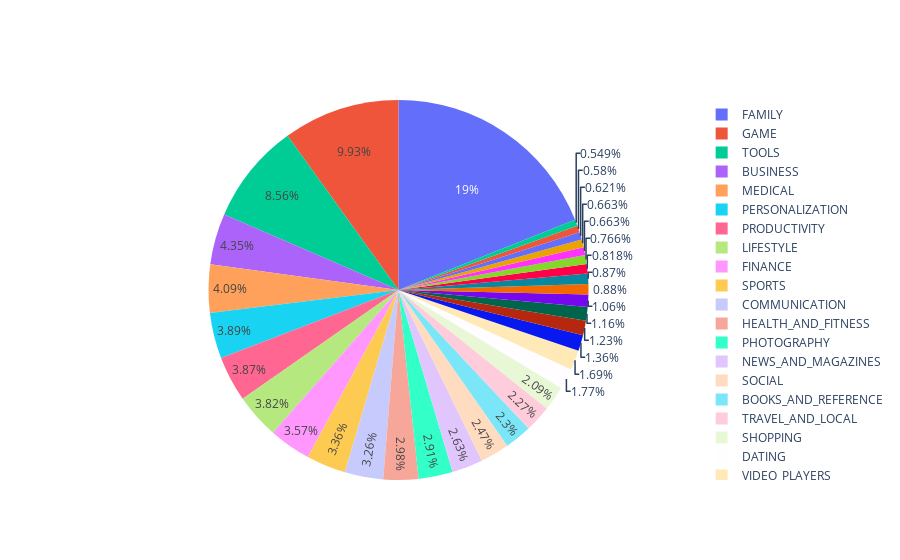

Notebook code for this chart:
### Markdown cell above
### Category breakdown

### Code cell
number_of_apps_in_category = df['Category'].value_counts().sort_values(ascending=True)

data = [go.Pie(
        labels = number_of_apps_in_category.index,
        values = number_of_apps_in_category.values,
        hoverinfo = 'label+value'
    
)]

plotly.offline.iplot(data, filename='active_category')

### Figure 1 — Plotly figure (JSON) as saved in the notebook; plotly's stock layout.template omitted (floating-point values rounded to 4 significant figures)
{"data": [{"hoverinfo": "label+value", "labels": ["BEAUTY", "COMICS", "PARENTING", "ART_AND_DESIGN", "EVENTS", "HOUSE_AND_HOME", "WEATHER", "LIBRARIES_AND_DEMO", "AUTO_AND_VEHICLES", "ENTERTAINMENT", "FOOD_AND_DRINK", "EDUCATION", "MAPS_AND_NAVIGATION", "VIDEO_PLAYERS", "DATING", "SHOPPING", "TRAVEL_AND_LOCAL", "BOOKS_AND_REFERENCE", "SOCIAL", "NEWS_AND_MAGAZINES", "PHOTOGRAPHY", "HEALTH_AND_FITNESS", "COMMUNICATION", "SPORTS", "FINANCE", "LIFESTYLE", "PRODUCTIVITY", "PERSONALIZATION", "MEDICAL", "BUSINESS", "TOOLS", "GAME", "FAMILY"], "type": "pie", "values": [53, 56, 60, 64, 64, 74, 79, 84, 85, 102, 112, 119, 131, 163, 171, 202, 219, 222, 239, 254, 281, 288, 315, 325, 345, 369, 374, 376, 395, 420, 827, 959, 1832]}], "layout": {}}
